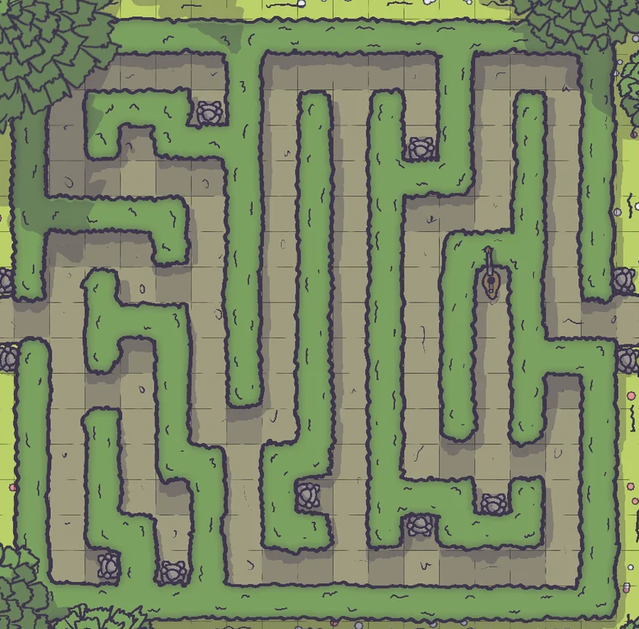
#> input picture CG/final/laberinto1.png, 639 x 629 px, shrunk from 779 x 767 before the run, given in place of maze.png, which was not available
$ python solucion-problema2.py
#> lines starting #> are read from the running program, lines starting #| are printed output that depends on the picture; after the words box and inside, x2 and y2 are one past the last pixel; in counts of white or black regions, pixels touching at a corner belong together; pictures that were not available may be replaced by others from this repository, and a replacement may not be noted
import cv2
import numpy as np
import time
from collections import deque

def solve_maze(path_input_image: str, path_output_image: str):
#> called with path_input_image = 'maze.png', path_output_image = 'maze_solved.png'
    start_time = time.time()
    # Leer imagen
    image = cv2.imread(path_input_image)
#> image is the input picture: shape (629, 639, 3); mean B, G, R 102.1, 136.1, 123.7
    if image is None:
        raise ValueError(f"No se pudo leer la imagen: {path_input_image}")

    # Convertir a escala de grises
    gray = cv2.cvtColor(image, cv2.COLOR_BGR2GRAY)
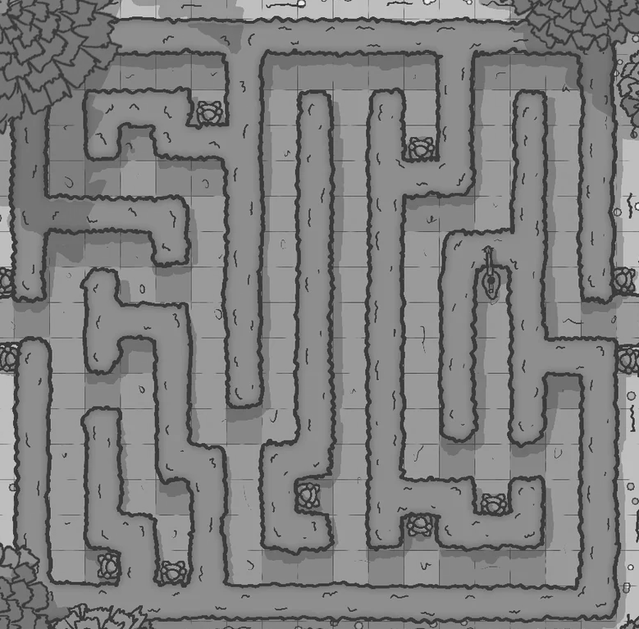
#> gray: shape (629, 639); min 26, max 252, mean 128.5

    # Umbral para distinguir paredes (oscuras) y caminos (claros)
    wall_threshold = 80  # Puedes ajustar este valor según el laberinto
    binary = (gray > wall_threshold).astype(np.uint8)
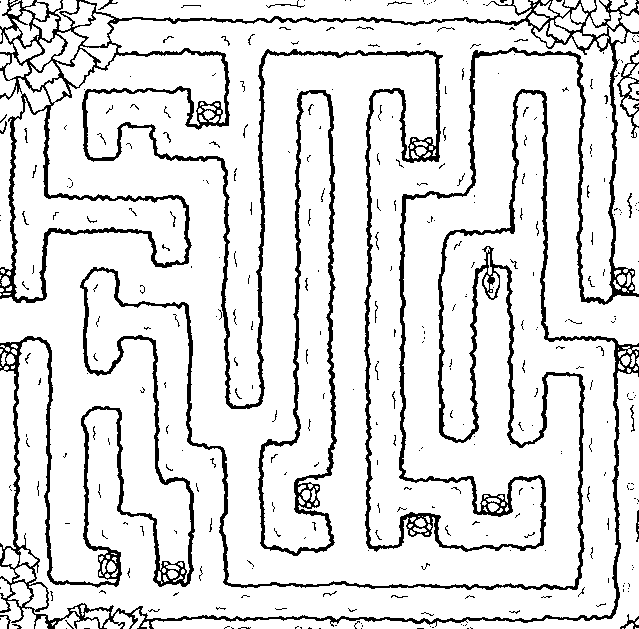
#> binary: shape (629, 639); values 0 (black) and 1 (white), 87.6% white; 339 black regions (305 under 20 px), largest, box (x1, y1, x2, y2) and area: (0, 0, 639, 552) 23174, (0, 89, 639, 629) 18647, (258, 90, 337, 556) 4369

    height, width = binary.shape
#> height = 629; width = 639

    # Buscar entrada (primer píxel blanco en el borde superior o izquierdo)
    entrance = None
    for x in range(width):
        if binary[0, x] == 1:
            entrance = (0, x)
            break
    if entrance is None:
        for y in range(height):
            if binary[y, 0] == 1:
                entrance = (y, 0)
                break

    # Buscar salida (primer píxel blanco en el borde inferior o derecho)
    exit_point = None
    for x in range(width):
        if binary[height-1, x] == 1:
            exit_point = (height-1, x)
            break
    if exit_point is None:
        for y in range(height):
            if binary[y, width-1] == 1:
                exit_point = (y, width-1)
                break

    if entrance is None or exit_point is None:
        raise ValueError("No se encontraron puntos de entrada o salida válidos")

    # BFS para encontrar el camino más corto
    path = bfs_shortest_path(binary, entrance, exit_point)
    if path is None:
        raise ValueError("No se encontró un camino válido entre entrada y salida")

    # Dibujar el camino en rojo sobre la imagen en escala de grises
    output_bgr = cv2.cvtColor(gray, cv2.COLOR_GRAY2BGR)
    for y, x in path:
        output_bgr[y, x] = [0, 0, 255]  # Rojo en BGR

    cv2.imwrite(path_output_image, output_bgr)

    elapsed_time = time.time() - start_time
    if elapsed_time > 10:
        print(f"Advertencia: El algoritmo tardó {elapsed_time:.2f} segundos")
    else:
        print(f"Tiempo de ejecución: {elapsed_time:.2f} segundos")
    print(f"Imagen guardada en: {path_output_image}")

def bfs_shortest_path(binary, start, end):
#> called with start = (0, 0), end = (628, 0)
    height, width = binary.shape
#> height = 629; width = 639
    directions = [(-1,0), (1,0), (0,-1), (0,1)]
    queue = deque([(start[0], start[1], [start])])
    visited = set()
    visited.add(start)
    while queue:
        y, x, path = queue.popleft()
        if (y, x) == end:
            return path
        for dy, dx in directions:
            ny, nx = y + dy, x + dx
            if 0 <= ny < height and 0 <= nx < width:
                if binary[ny, nx] == 1 and (ny, nx) not in visited:
                    visited.add((ny, nx))
                    queue.append((ny, nx, path + [(ny, nx)]))
    return None

if __name__ == "__main__":
    # Cambia los nombres de archivo según corresponda
#> (the run stopped early here; a loop or call above may not have finished)

$ run again, on CG/final/laberinto2.png
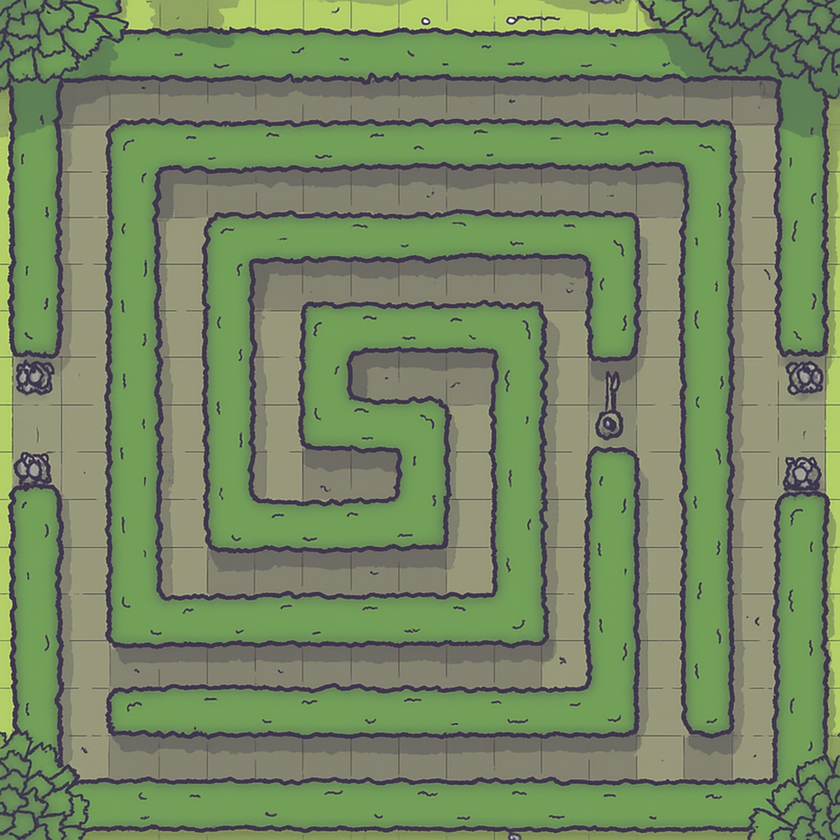
#> input picture CG/final/laberinto2.png, 840 x 840 px, shrunk from 1024 x 1024 before the run, given in place of maze.png, which was not available
#> in solve_maze, image is the input picture: shape (840, 840, 3); mean B, G, R 97.8, 135.8, 117.5
#> in solve_maze, `gray = cv2.cvtColor(image, cv2.COLOR_BGR2GRAY)`:
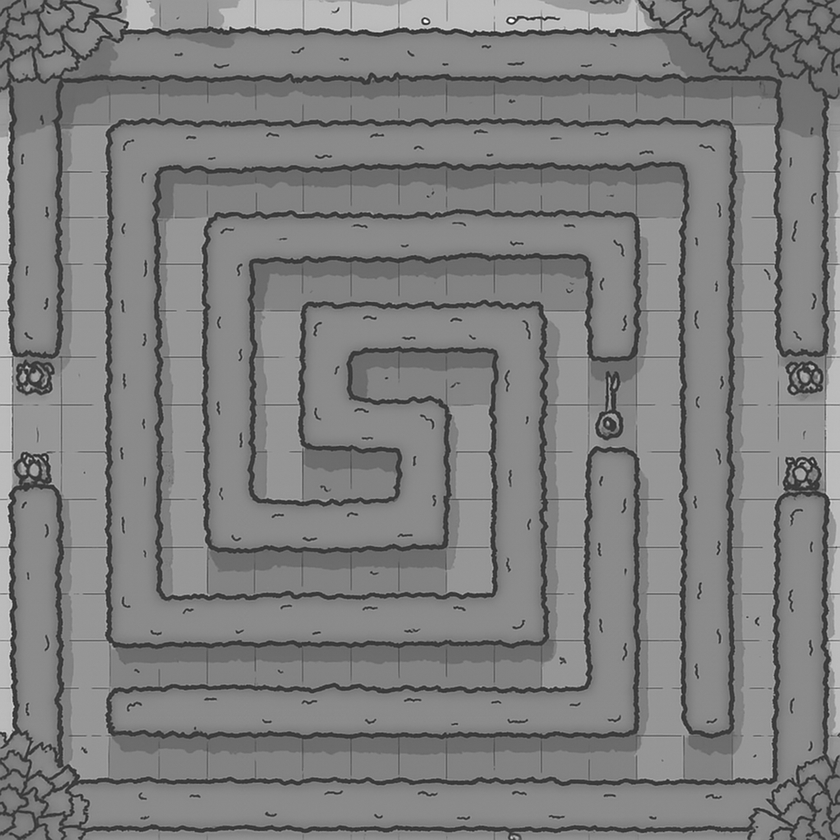
#> gray: shape (840, 840); min 31, max 255, mean 126
#> in solve_maze, `binary = (gray > wall_threshold).astype(np.uint8)`:
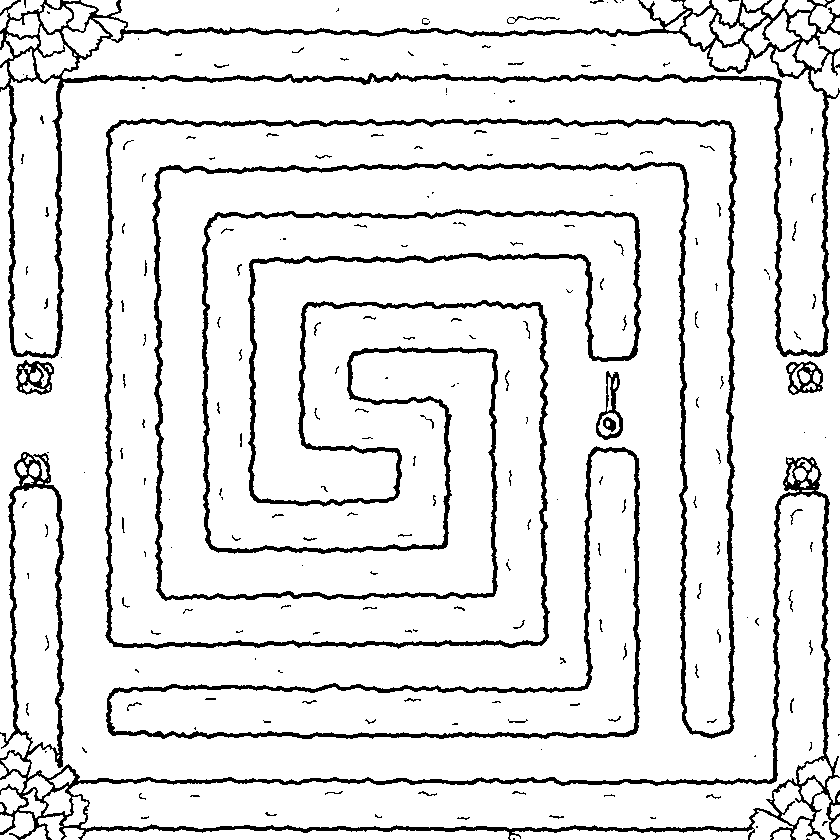
#> binary: shape (840, 840); values 0 (black) and 1 (white), 89.6% white; 220 black regions (135 under 20 px), largest, box (x1, y1, x2, y2) and area: (104, 117, 737, 739) 31687, (0, 0, 840, 359) 15274, (0, 452, 840, 840) 14777
